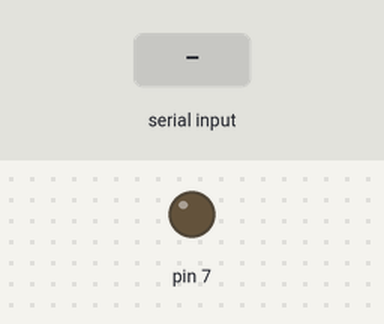
This sketch was run on a simulated Arduino Uno, built with avr-gcc and run on an emulated ATmega328P. Shown: output pins drawn as LEDs (lit = HIGH). Inputs (shaded band) come from the test bench.

Above: at 1.2 s.
1.3 s: "1" received over Serial
At 2.5 s:
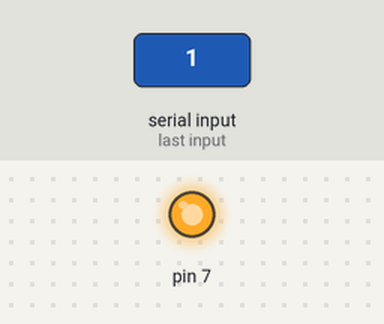
2.8 s: "0" received over Serial
At 3.9 s:
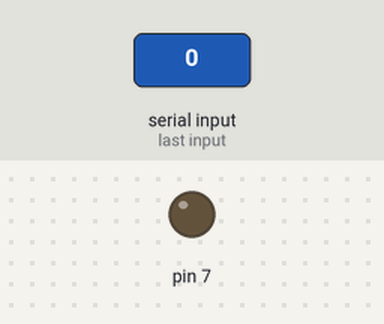
Timing chart, 0 to 5.8 s (numbered marks = the images above; inputs shaded):
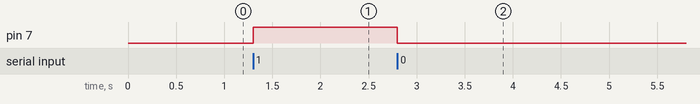

Measured:
- after the input at 1.3 s, pin 7: LOW → HIGH at once
- after the input at 2.8 s, pin 7: HIGH → LOW at once

The sketch:

Q2.ino
```cpp
  char c;
  void setup() {
    Serial.begin(9600);
    pinMode(7,OUTPUT);
  }

  void loop() {

   while ( Serial.available()>0 ){

   c = Serial.read();
   if(c =='1')
   {digitalWrite(7,HIGH
   );}
   else if(c =='0')
   {digitalWrite(7,LOW);}
   }
  }
```
